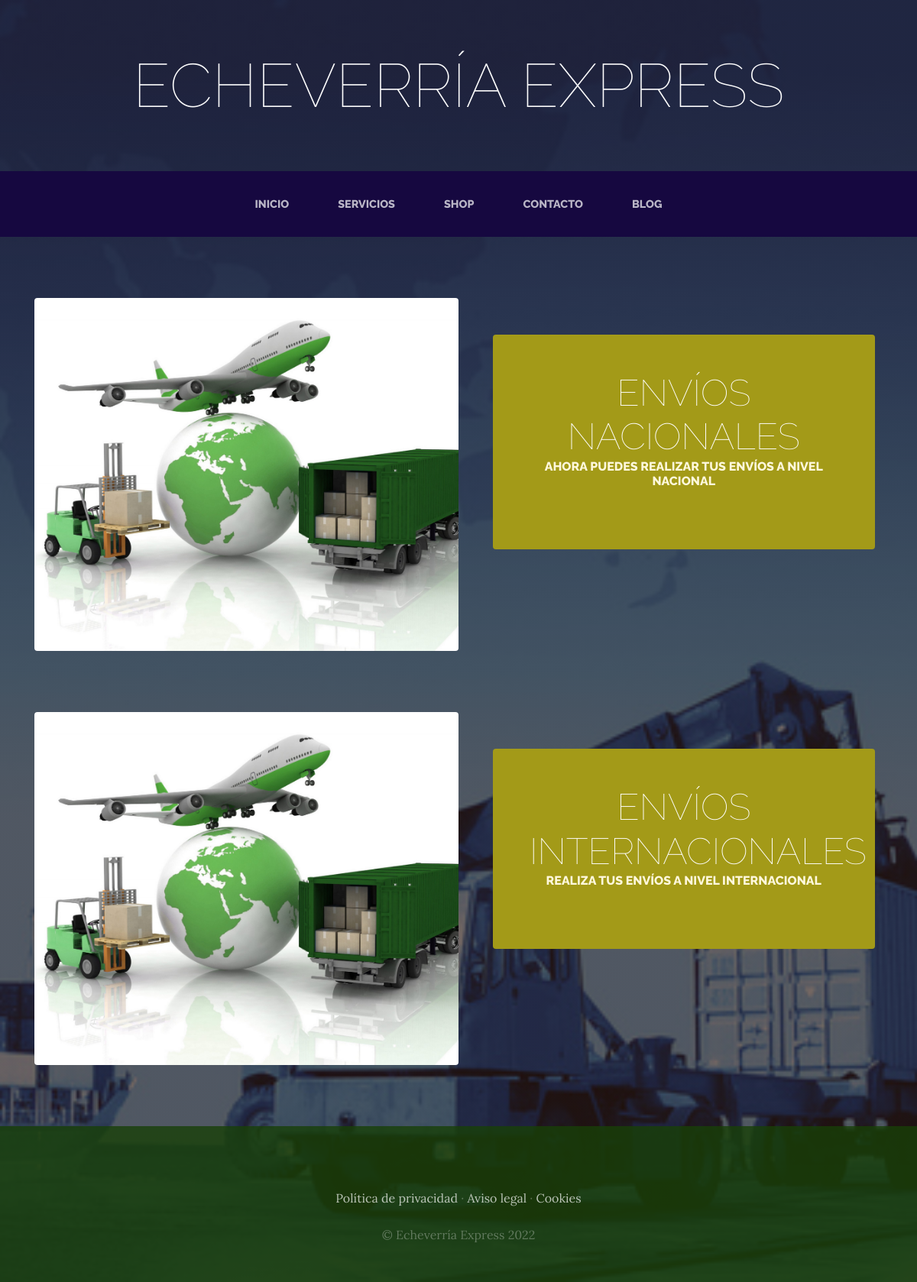
The app's page /servicios/ with its own data.
### servicios/models.py (models this page shows, shortened)
class servicios(models.Model):
    titulo=models.CharField(max_length=50)
    contenido=models.CharField(max_length=50)
    imagen=models.ImageField(upload_to='servicios')
    created=models.DateTimeField(auto_now_add=True)
    updated=models.DateTimeField(auto_now_add=True)
    class Meta:
        verbose_name='servicio'
        verbose_name_plural='servicios'

### servicios/views.py (the view)
# urls.py: path('',views.serv, name="Servicios"),
def serv(request):
    serv=servicios.objects.all()
    return render(request, "servicios/servicios.html", {"serv": serv})

### servicios/templates/servicios/servicios.html
{% extends "ProyectowebApp/base.html" %}
{% load static %}
{% block content %}
    {% for servicios in serv %}
    <section class="page-section clearfix">
        <div class="container">
          <div class="intro">
            <img class="intro-img img-fluid mb-3 mb-lg-0 rounded" src="{% static 'ProyectowebApp/img/imagen2.jpg' %}" alt="" style="width: 50%;">
            <div class="intro-text left-0 text-center bg-faded p-5 rounded">
              <h2 class="section-heading mb-4">
                <span class="section-heading-lower" style="color: white">{{servicios.titulo}}</span>
                <span class="section-heading-upper">{{servicios.contenido}}</span>
              </h2>
            </div>
          </div>
        </div>
      </section>
     {% endfor %}
{% endblock %}

### ProyectowebApp/static/ProyectowebApp/css/gestion.css (style rules this page uses)
body { font-family: 'Lora'; background: linear-gradient(rgba(47, 23, 15, 0.65), rgba(47, 23, 15, 0.65)), url("../img/logistica.jpg"); background-attachment: fixed; background-position: center; background-size: cover; }
h1, h2, h3, h4, h5, h6 { font-family: 'Raleway'; }
.page-section { margin-top: 5rem; margin-bottom: 5rem; }
.section-heading { text-transform: uppercase; }
.section-heading .section-heading-upper { display: block; font-size: 1rem; font-weight: 800; padding-bottom:.5rem; }
.section-heading .section-heading-lower { display: block; font-size: 3rem; font-weight: 100; }
.bg-faded { background-color: rgba(255, 255, 255, 0.85); }
.intro { position: relative; }
@media (min-width: 992px) { .intro .intro-img { width: 75%; float: left; } }
@media (min-width: 992px) { .intro .intro-text { left: 600; width: 60%; margin-top: 3rem; background-color: rgb(163, 154, 24); color: cornsilk; position: absolute; } }
@media (min-width: 1200px) { .intro .intro-text { width: 45%; } }

### records on screen
servicios: titulo "ENVÍOS NACIONALES", contenido "AHORA PUEDES REALIZAR TUS ENVÍOS A NIVEL NACIONAL"
servicios: titulo "ENVÍOS INTERNACIONALES", contenido "REALIZA TUS ENVÍOS A NIVEL INTERNACIONAL"
